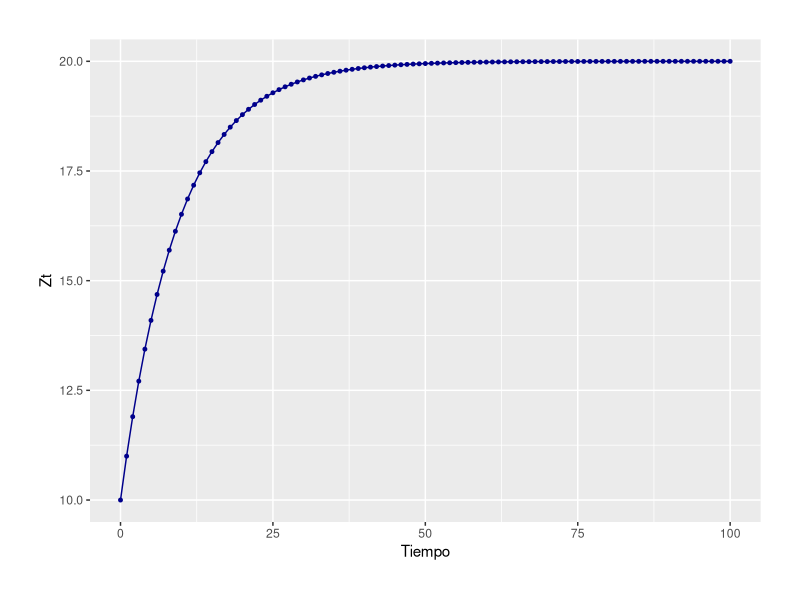
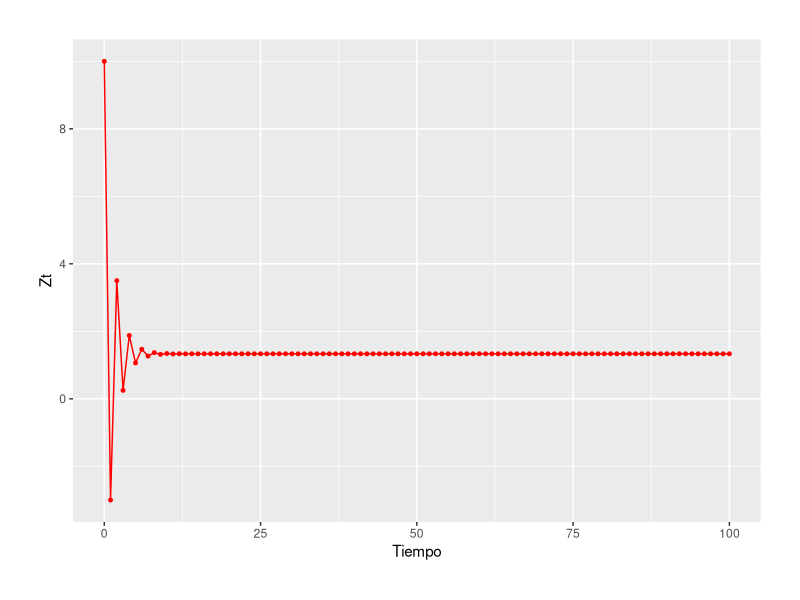
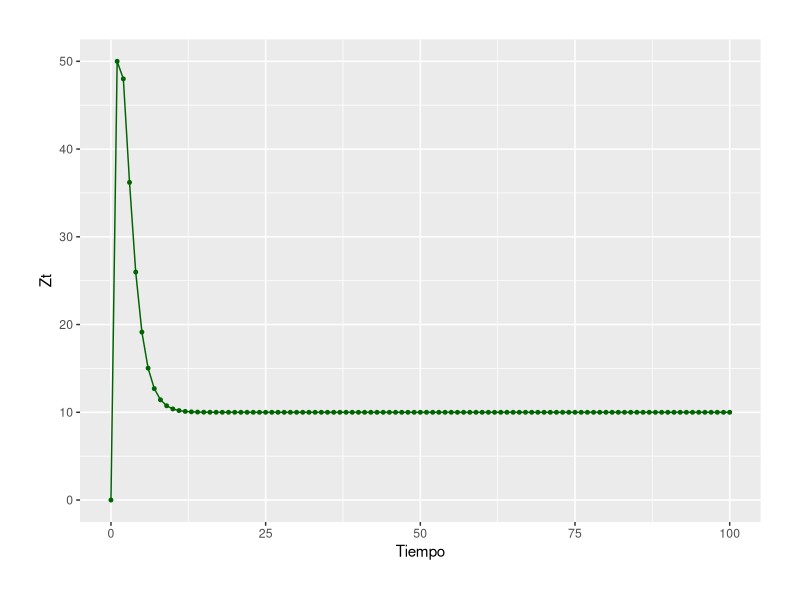
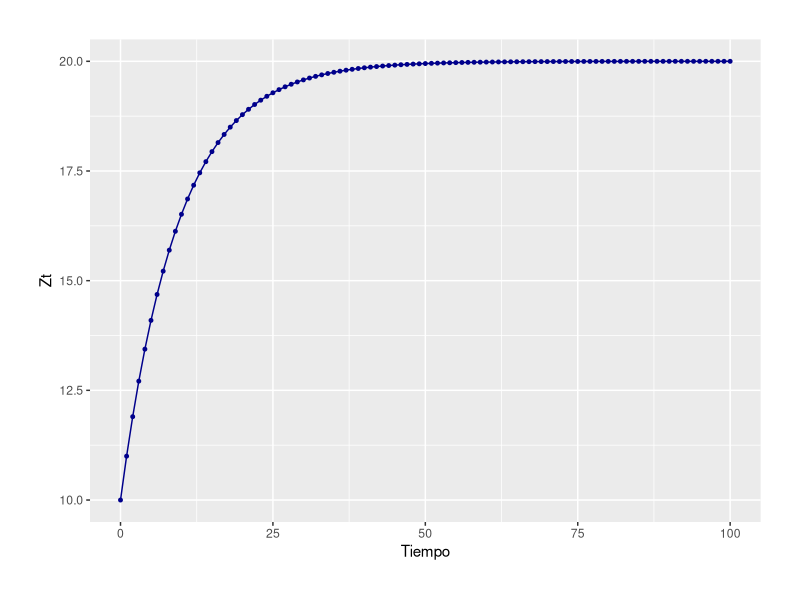
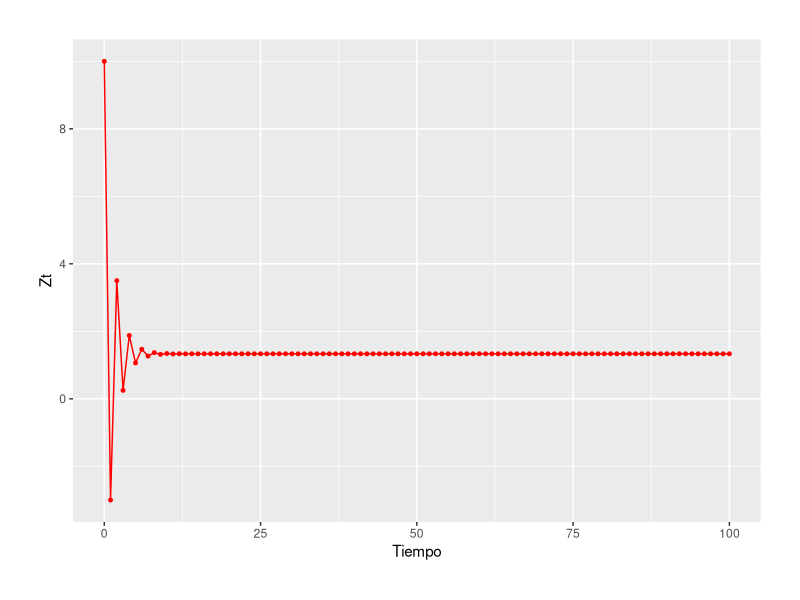
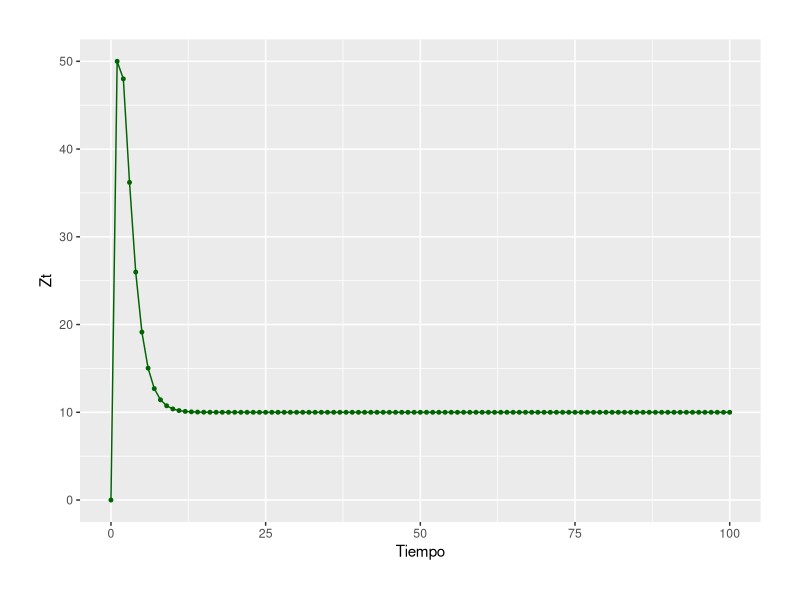

The R source for these figures, in order:
# Series de Tiempo, Agosto de 2020
# Clase_1. Introduccion. Simulacion de procesos de ecuaciones de primer y segundo orden

#****************************************************************************************
#install.packages("ggplot2")
#install.packages("readxl")
#install.packages("dplyr")
#
library(ggplot2)
library(readxl)
library(dplyr)
#****************************************************************************************

# Ruta de trabajo:
getwd()

setwd("/Users/benjaminolivavazquez/Documents/Personal/Cursos_UNAM/SERIES_2021-I/Series-de-Tiempo-Fall2020/Clase_1")

getwd()

# Data Frame para colocar los datos:
# Definiremos la variable "Tiempo", la cual iniciara en 1 y terminara en 100
Diff_Eq <- data.frame(Tiempo = c(0:100))

# El proceso 1:
Diff_Eq$Process_1 <- 2*(1 - 0.9^Diff_Eq$Tiempo)/(1 - 0.9) + (0.9^Diff_Eq$Tiempo)*10 
# El proceso 2:
Diff_Eq$Process_2 <- 2*(1 - (-0.5)^Diff_Eq$Tiempo)/(1 + 0.5) + ((-0.5)^Diff_Eq$Tiempo)*10 

# GRAFICA 1
ggplot(data = Diff_Eq, 
       aes(x = Tiempo, y = Process_1)) + 
  geom_line(size = 0.5, color = "darkblue") +
  geom_point(size = 1.0, color = "darkblue") + 
  #theme_bw() + 
  theme(legend.position = "none") +
  theme(legend.title = element_blank()) +
  guides(col = guide_legend(nrow = 1, byrow = TRUE)) + 
  xlab("Tiempo") + 
  ylab("Zt") + 
  theme(plot.title = element_text(size = 11, face = "bold", hjust = 0)) + 
  theme(plot.subtitle = element_text(size = 10, hjust = 0)) + 
  theme(plot.caption = element_text(hjust = 0)) +
  theme(plot.margin = unit(c(1,1,1,1), "cm")) 
#
ggsave("G1_PROC_01.png", width = 20, height = 10, units = "cm")

# GRAFICA 2
ggplot(data = Diff_Eq, 
       aes(x = Tiempo, y = Process_2)) + 
  geom_line(size = 0.5, color = "red") +
  geom_point(size = 1.0, color = "red") + 
  #theme_bw() + 
  theme(legend.position = "none") +
  theme(legend.title = element_blank()) +
  guides(col = guide_legend(nrow = 1, byrow = TRUE)) + 
  xlab("Tiempo") + 
  ylab("Zt") + 
  theme(plot.title = element_text(size = 11, face = "bold", hjust = 0)) + 
  theme(plot.subtitle = element_text(size = 10, hjust = 0)) + 
  theme(plot.caption = element_text(hjust = 0)) +
  theme(plot.margin = unit(c(1,1,1,1), "cm")) 
#
ggsave("G1_PROC_02.png", width = 20, height = 10, units = "cm")

#

# El proceso 3:
Diff_Eq$Process_3 <- 10 - 450*(0.4)^Diff_Eq$Tiempo + 440*(0.5)^Diff_Eq$Tiempo 

# GRAFICA 3
ggplot(data = Diff_Eq, 
       aes(x = Tiempo, y = Process_3)) + 
  geom_line(size = 0.5, color = "darkgreen") +
  geom_point(size = 1.0, color = "darkgreen") + 
  #theme_bw() + 
  theme(legend.position = "none") +
  theme(legend.title = element_blank()) +
  guides(col = guide_legend(nrow = 1, byrow = TRUE)) + 
  xlab("Tiempo") + 
  ylab("Zt") + 
  theme(plot.title = element_text(size = 11, face = "bold", hjust = 0)) + 
  theme(plot.subtitle = element_text(size = 10, hjust = 0)) + 
  theme(plot.caption = element_text(hjust = 0)) +
  theme(plot.margin = unit(c(1,1,1,1), "cm")) 
#
ggsave("G1_PROC_03.png", width = 20, height = 10, units = "cm")

#
